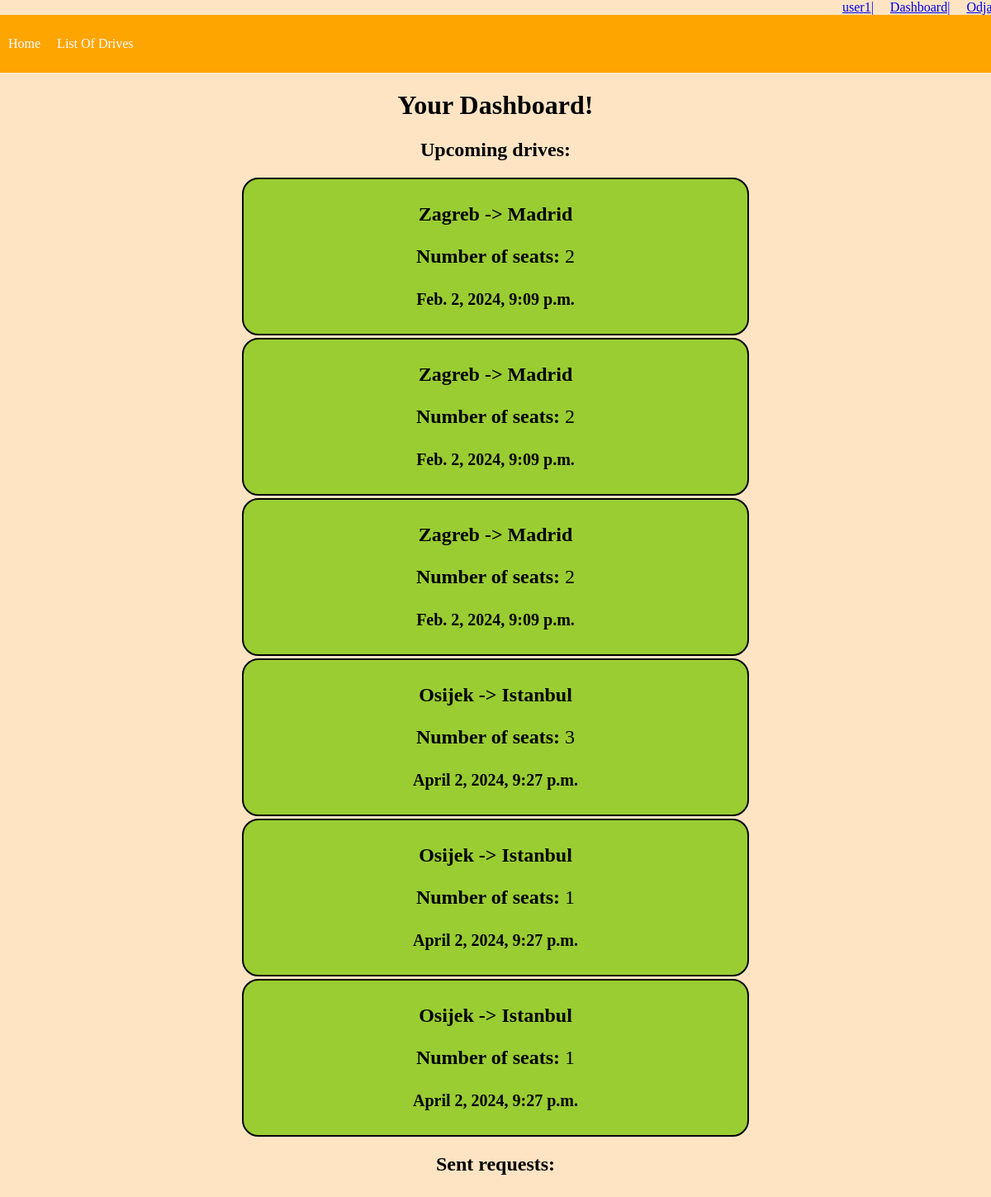
The app's page /transit/dashboard/ (signed in) with its own data.
### transit/models.py (models this page shows, shortened)
class Application(models.Model):
    user = models.ForeignKey(User, on_delete=models.CASCADE)
    drive = models.ForeignKey(Drive, on_delete=models.CASCADE)
    seats = models.IntegerField(default=1)
    accepted = models.BooleanField(default=False)

class Drive(models.Model):
    driver = models.ForeignKey(User, on_delete=models.CASCADE)
    title = models.CharField(max_length=128)
    type = models.CharField(max_length=128,blank=True,null=True)
    details = models.TextField(max_length=1000,blank=True,null=True)
    number_of_seats = models.IntegerField(default=3)
    price = models.FloatField(max_length=10, null=True)
    date = models.DateTimeField(default=timezone.now)
    image = models.ImageField(upload_to='images', blank=True, null=True)
    status = models.CharField(max_length=128,default="Active")
    def has_date_passed(self):
        return self.date < timezone.now()

### transit/views.py (the view)
# urls.py: path("dashboard/", user_dashboard, name="user_dashboard"),
@login_required
def user_dashboard(request):
    user = request.user
    my_applications = user.application_set.all()
    accepted_applications = my_applications.filter(accepted=True)
    completed_applications = [application for application in accepted_applications if application.drive.has_date_passed()]
    context={
        'my_applications':my_applications,
        'completed_applications':completed_applications,
        'user':user
    }
    return render(request,'accounts/dashboard.html',context)

### transit/templates/accounts/dashboard.html (shortened to what this page needs)
{% extends 'transit/base.html' %}
{% load static %}
{% block content %}
<center>
 <h1>Your Dashboard!</h1>
 <h2>Upcoming drives:</h2>
 {% for application in my_applications %}
    {% if application.accepted %}
    <div style="border: 2px solid black; background-color: yellowgreen;; padding: 5px; width: 50%; border-radius: 20px; margin: 3px; font-size: 24px;">
        <p><b>{{application.drive.title}}</b></p>
        <p><b>Number of seats: </b>{{application.seats}}</p>
        <p><small><b>{{application.drive.date}}</b></small></p>
    </div>
    {% endif %}
 {% endfor %}
<h2>Sent requests:</h2>
</center>
{% endblock %}

### transit/templates/transit/base.html (shortened to what this page needs)
{% load static %}
<!DOCTYPE html>
<html>
<head>
    <link rel="stylesheet" type="text/css" href="{% static 'css\styles.css' %}">
</head>
<body>
    <div class="login">
        {% if user.is_authenticated %}
            <div class="profile-details">
            <ul>
                <li><a href="{% url 'profile' %}"> {{user.username }}|</a></li>
                {% if user.account.driver == True %}
                <li><a href="{% url 'driver_dashboard' %}">Dashboard|</a></li>
                {% else %}
                <li><a href="{% url 'user_dashboard' %}"> Dashboard|</a></li>
                {% endif %}
                <li><a href="{% url 'logout' %}">Odjava</a></li>
            </ul>
            </div>
        {% endif %}
    </div>
    <nav>
        <ul>
        <li><a href="{% url 'home' %}"><p>Home</p></a></li>
        <li><a href="{% url 'list_of_drives' %}"><p>List Of Drives</p></a></li>
    </nav>
    <div class="content">
        {% block content %}
        {% endblock %}
    </div>
</body>
</html>

### transit/static/css/styles.css (style rules this page uses)
ul { list-style-type: none; }
body { margin: 0; padding-bottom: 50px; background-color: bisque; }
nav { display: flex; justify-content: space-between; align-items: center; background-color: orange; padding: 10px; color: white; }
nav ul { list-style: none; margin: 0; padding: 0; display: flex; }
nav ul li { margin-right: 20px; }
nav ul li a { color: white; text-decoration: none; }
div.login { align-items: right; margin-left: 85%; }
div.profile-details { text-align: right; }
div.profile-details ul { list-style: none; margin: 0; padding: 0; display: flex; flex-direction: row; }
div.profile-details ul li { margin-right: 20px; }
div.profile-details ul li:last-child { margin-right: 0; }

### records on screen
Application: drive "Zagreb -> Madrid", seats "2", drive "Feb. 2, 2024, 9:09 p.m."
Application: drive "Zagreb -> Madrid", seats "2", drive "Feb. 2, 2024, 9:09 p.m."
Application: drive "Zagreb -> Madrid", seats "2", drive "Feb. 2, 2024, 9:09 p.m."
Application: drive "Osijek -> Istanbul", seats "3", drive "April 2, 2024, 9:27 p.m."
Application: drive "Osijek -> Istanbul", seats "1", drive "April 2, 2024, 9:27 p.m."
Application: drive "Osijek -> Istanbul", seats "1", drive "April 2, 2024, 9:27 p.m."

### other values on screen
{{ user.username }} "user1"
